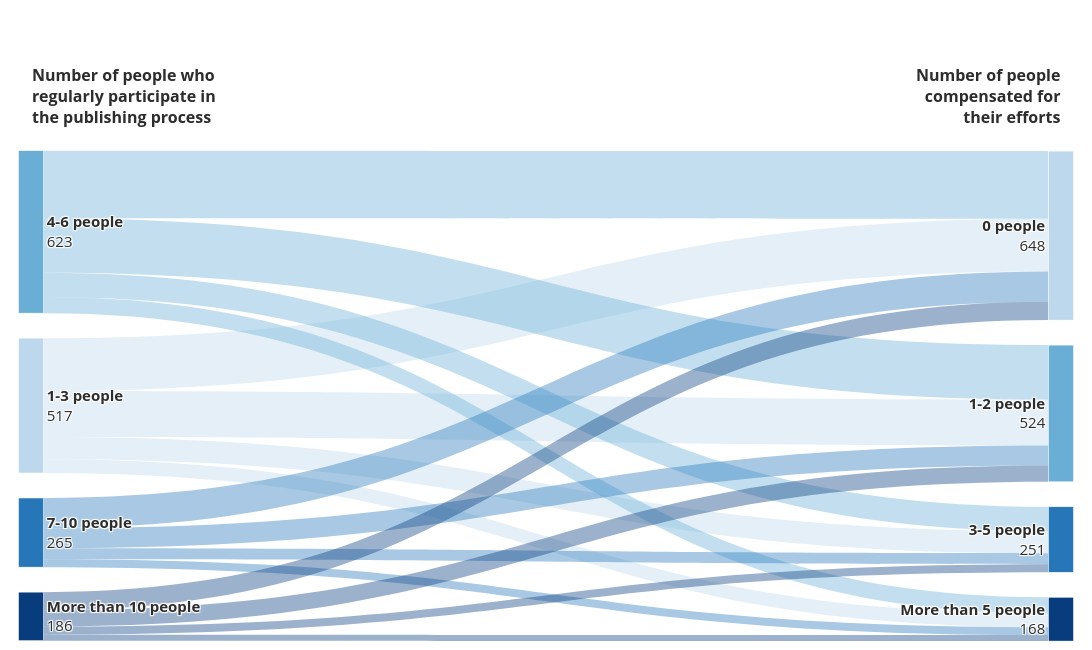

Notebook code for this chart:
### Code cell
import plotly.graph_objects as go

SORT_BY_COUNT = True     # sort nodes in every column by number of journals (largest on top)

# --- participants -> paid staff (your existing numbers, unchanged) ---
pp_to_staff = pd.DataFrame(
    [[203, 176, 85, 53],
     [259, 209, 93, 62],
     [116,  77, 42, 30],
     [ 70,  62, 31, 23]],
    index=['1-3', '4-6', '7-10', 'More than 10'],
    columns=['0', '1-2', '3-5', 'More than 5'])

# >>> NEEDS REAL DATA: budget band (rows) x participant group (columns), journal counts.
# Rows must be in the natural order below so the colour scale runs light -> dark.
# e.g. budget_to_pp = pd.crosstab(raw['budget_band'], raw['n_participants'])
budget_to_pp = None

tables  = [pp_to_staff]
headers = ['Number of people who<br>regularly participate in<br>the publishing process',
           'Number of people<br>compensated for<br>their efforts']
suffix  = [' people', ' people']
if budget_to_pp is not None:
    tables.insert(0, budget_to_pp)
    headers.insert(0, 'Annual budget<br>(USD)')
    suffix.insert(0, '')

n_cols  = len(tables) + 1
natural = [list(t.index) for t in tables] + [list(tables[-1].columns)]
totals  = [t.sum(axis=1) for t in tables] + [tables[-1].sum(axis=0)]
ordered = [sorted(nat, key=lambda l: -totals[k][l]) if SORT_BY_COUNT else nat
           for k, nat in enumerate(natural)]

node_id, labels, colors, xs, ys = {}, [], [], [], []
x_pos = np.linspace(0.001, 0.999, n_cols)
for k in range(n_cols):
    cmap  = sequential_colors(natural[k])        # light = small value, dark = large, Unsure = grey
    grand = totals[k].sum()
    cum   = 0
    for l in ordered[k]:
        t = totals[k][l]
        node_id[(k, l)] = len(labels)
        labels.append(f'<b>{l}{suffix[k]}</b><br>{int(t)}')
        colors.append(cmap[l])
        xs.append(x_pos[k])
        ys.append(0.02 + 0.96 * (cum + t / 2) / grand)
        cum += t

src, tgt, val, link_colors = [], [], [], []
for k, t in enumerate(tables):
    for r in t.index:
        for c in t.columns:
            if t.loc[r, c] > 0:
                src.append(node_id[(k, r)])
                tgt.append(node_id[(k + 1, c)])
                val.append(int(t.loc[r, c]))
                link_colors.append(hex_to_rgba(colors[node_id[(k, r)]], 0.4))

fig = go.Figure(go.Sankey(
    arrangement='snap',
    node=dict(pad=25, thickness=25, label=labels, color=colors, x=xs, y=ys,
              line=dict(color='white', width=0.5)),
    link=dict(source=src, target=tgt, value=val, color=link_colors),
))

anchors = ['left'] + ['center'] * (n_cols - 2) + ['right']
fig.update_layout(
    paper_bgcolor='white', width=1200, height=650,
    margin=dict(l=30, r=30, t=130, b=30),
    font=dict(size=15, color='#2d2d2d'),
    annotations=[                                  # axis labels on top of each column
        dict(x=float(x), y=1.0, xref='paper', yref='paper', yanchor='bottom',
             xanchor=a, text=f'<b>{h}</b>', showarrow=False,
             font=dict(size=16, color='#2d2d2d'),
             align='left' if a == 'left' else 'right' if a == 'right' else 'center')
        for x, a, h in zip(np.linspace(0, 1, n_cols), anchors, headers)
    ],
)

fig.show()
fig.write_image('sankey.png', width=1200, height=650, scale=2)

### Figure 1 — Plotly figure (JSON) as saved in the notebook; plotly's stock layout.template omitted (floating-point values rounded to 4 significant figures)
{"data": [{"arrangement": "snap", "link": {"color": ["rgba(189, 215, 236, 0.4)", "rgba(189, 215, 236, 0.4)", "rgba(189, 215, 236, 0.4)", "rgba(189, 215, 236, 0.4)", "rgba(106, 174, 214, 0.4)", "rgba(106, 174, 214, 0.4)", "rgba(106, 174, 214, 0.4)", "rgba(106, 174, 214, 0.4)", "rgba(38, 118, 184, 0.4)", "rgba(38, 118, 184, 0.4)", "rgba(38, 118, 184, 0.4)", "rgba(38, 118, 184, 0.4)", "rgba(8, 60, 125, 0.4)", "rgba(8, 60, 125, 0.4)", "rgba(8, 60, 125, 0.4)", "rgba(8, 60, 125, 0.4)"], "source": [1, 1, 1, 1, 0, 0, 0, 0, 2, 2, 2, 2, 3, 3, 3, 3], "target": [4, 5, 6, 7, 4, 5, 6, 7, 4, 5, 6, 7, 4, 5, 6, 7], "value": [203, 176, 85, 53, 259, 209, 93, 62, 116, 77, 42, 30, 70, 62, 31, 23]}, "node": {"color": ["#6aaed6", "#bdd7ec", "#2676b8", "#083c7d", "#bdd7ec", "#6aaed6", "#2676b8", "#083c7d"], "label": ["<b>4-6 people</b><br>623", "<b>1-3 people</b><br>517", "<b>7-10 people</b><br>265", "<b>More than 10 people</b><br>186", "<b>0 people</b><br>648", "<b>1-2 people</b><br>524", "<b>3-5 people</b><br>251", "<b>More than 5 people</b><br>168"], "line": {"color": "white", "width": 0.5}, "pad": 25, "thickness": 25, "x": [0.001, 0.001, 0.001, 0.001, 0.999, 0.999, 0.999, 0.999], "y": [0.208, 0.5519, 0.7878, 0.9239, 0.2155, 0.5691, 0.8029, 0.9293]}, "type": "sankey"}], "layout": {"annotations": [{"align": "left", "font": {"color": "#2d2d2d", "size": 16}, "showarrow": false, "text": "<b>Number of people who<br>regularly participate in<br>the publishing process</b>", "x": 0, "xanchor": "left", "xref": "paper", "y": 1, "yanchor": "bottom", "yref": "paper"}, {"align": "right", "font": {"color": "#2d2d2d", "size": 16}, "showarrow": false, "text": "<b>Number of people<br>compensated for<br>their efforts</b>", "x": 1, "xanchor": "right", "xref": "paper", "y": 1, "yanchor": "bottom", "yref": "paper"}], "font": {"color": "#2d2d2d", "size": 15}, "height": 650, "margin": {"b": 30, "l": 30, "r": 30, "t": 130}, "paper_bgcolor": "white", "width": 1200}}
